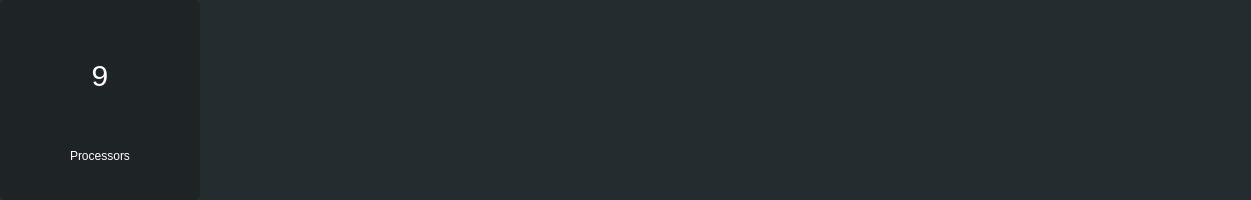
   <widget class="QFrame" name="PROCESSORS">
    <property name="geometry">
     <rect>
      <x>20</x>
      <y>20</y>
      <width>1251</width>
      <height>200</height>
     </rect>
    </property>
    <property name="styleSheet">
     <string notr="true">border-radius:5px;
background-color:#252C2F;</string>
    </property>
    <property name="frameShape">
     <enum>QFrame::StyledPanel</enum>
    </property>
    <property name="frameShadow">
     <enum>QFrame::Raised</enum>
    </property>
    <widget class="QFrame" name="frame_2">
     <property name="geometry">
      <rect>
       <x>0</x>
       <y>0</y>
       <width>200</width>
       <height>200</height>
      </rect>
     </property>
     <property name="styleSheet">
      <string notr="true">border-radius:5px;
background-color:#1E2326;</string>
     </property>
     <property name="frameShape">
      <enum>QFrame::StyledPanel</enum>
     </property>
     <property name="frameShadow">
      <enum>QFrame::Raised</enum>
     </property>
     <widget class="QLabel" name="label">
      <property name="geometry">
       <rect>
        <x>0</x>
        <y>120</y>
        <width>200</width>
        <height>71</height>
       </rect>
      </property>
      <property name="styleSheet">
       <string notr="true">color:white;</string>
      </property>
      <property name="text">
       <string>Processors</string>
      </property>
      <property name="alignment">
       <set>Qt::AlignCenter</set>
      </property>
     </widget>
     <widget class="QLabel" name="nbProcessors">
      <property name="geometry">
       <rect>
        <x>0</x>
        <y>10</y>
        <width>200</width>
        <height>131</height>
       </rect>
      </property>
      <property name="styleSheet">
       <string notr="true">color:white;
font-size:30px;</string>
      </property>
      <property name="text">
       <string>9</string>
      </property>
      <property name="alignment">
       <set>Qt::AlignCenter</set>
      </property>
     </widget>
    </widget>
   </widget>
